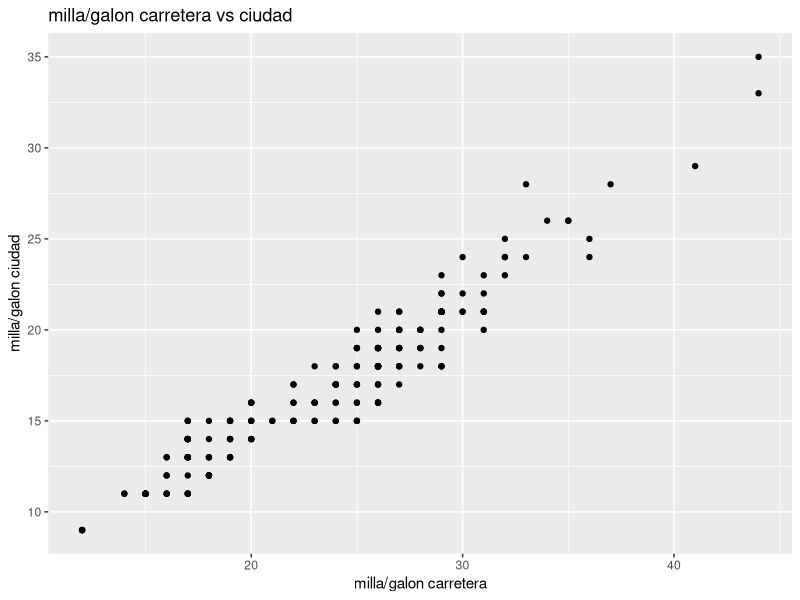
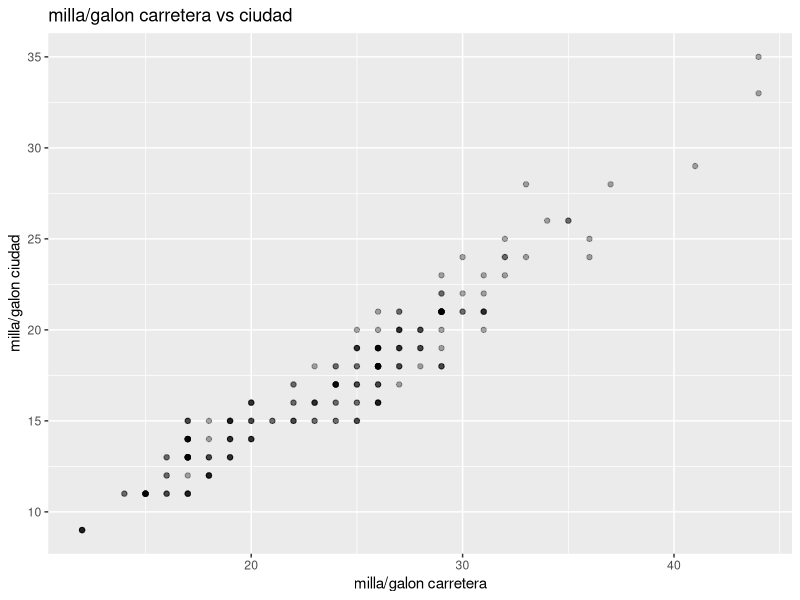
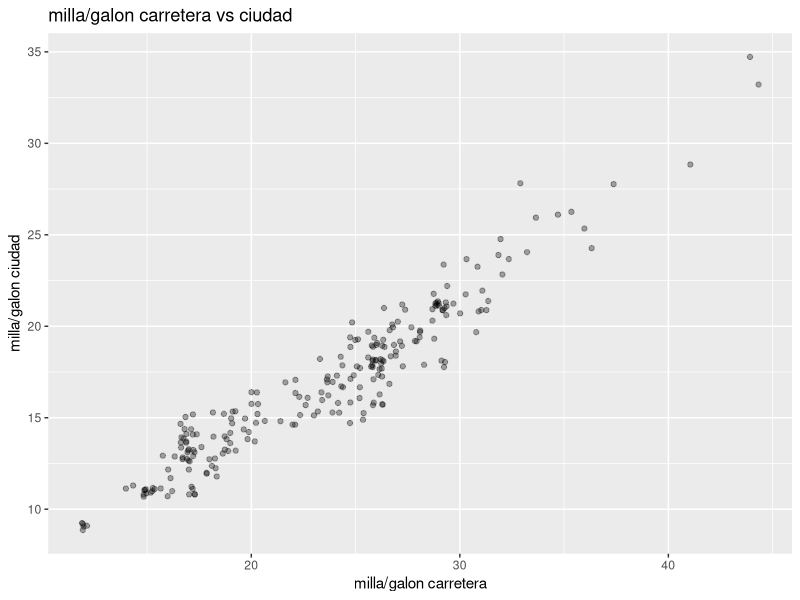
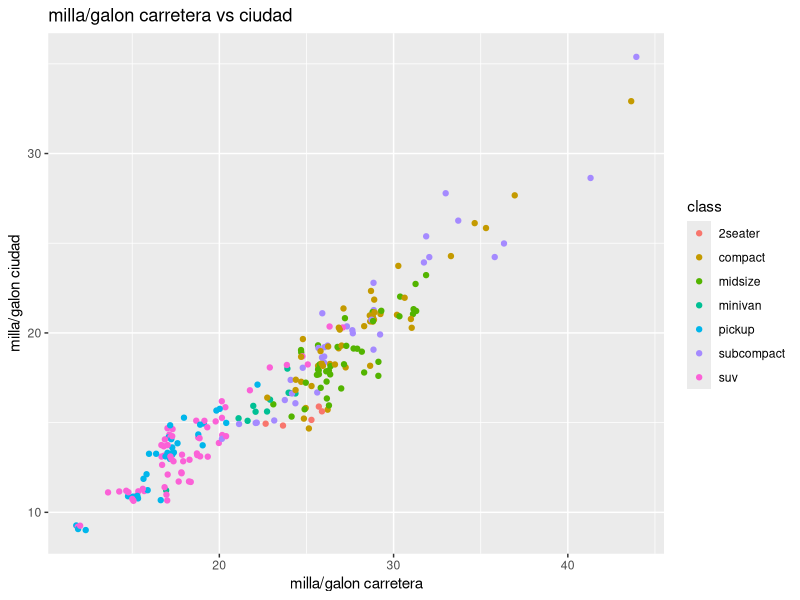
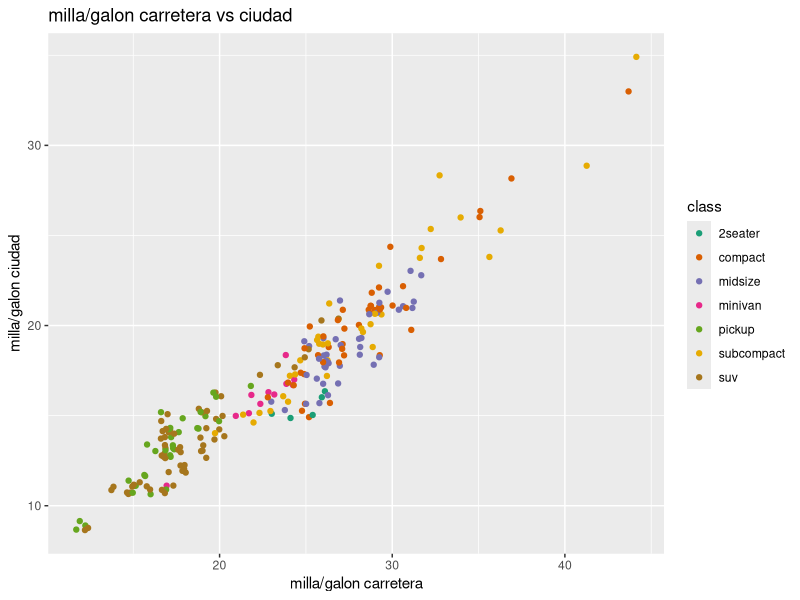
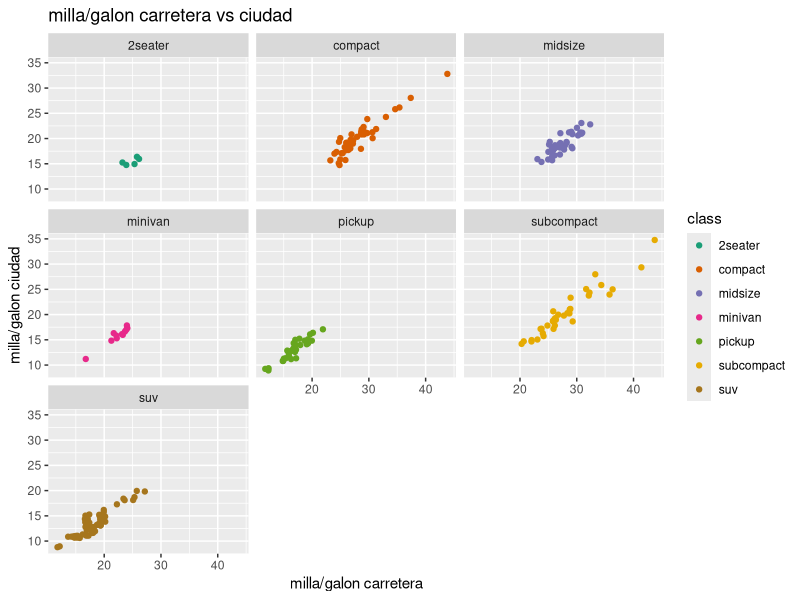

Write R code to recreate these figures, in order.
# victoria silveira , Thiago guevara
#Ejercicio 1
ggplot2::mpg
library(ggplot2)

ggplot(data=mpg,aes(x=hwy,y=cty))+  geom_point()+
  labs(x="milla/galon carretera",y="milla/galon ciudad",title="milla/galon carretera vs ciudad")

#Ejercicio 2

#1)
ggplot(data=mpg,aes(x=hwy,y=cty))+  geom_point(alpha=1/3)+
  labs(x="milla/galon carretera",y="milla/galon ciudad",title="milla/galon carretera vs ciudad")
#2)
ggplot(data=mpg,aes(x=hwy,y=cty))+  geom_jitter(alpha=1/3)+
  labs(x="milla/galon carretera",y="milla/galon ciudad",title="milla/galon carretera vs ciudad")
#3)Nos resulta mas apropiado usar el geom_jitter ya que nos muestras mayor cantidad de datos sobreploteados, porque de la otra manera los agrupa. 

#Ejercicio 3

#1)
ggplot(data=mpg,aes(x=hwy,y=cty,color=class))+  geom_jitter()+
  labs(x="milla/galon carretera",y="milla/galon ciudad",title="milla/galon carretera vs ciudad")
#2)
ggplot(data=mpg,aes(x=hwy,y=cty,color=class))+ geom_jitter()+
  labs(x="milla/galon carretera",y="milla/galon ciudad",title="milla/galon carretera vs ciudad")+scale_colour_brewer(palette="Dark2")
#3)
ggplot(data=mpg,aes(x=hwy,y=cty,color=class))+ geom_jitter()+
  labs(x="milla/galon carretera",y="milla/galon ciudad",title="milla/galon carretera vs ciudad")+scale_colour_brewer(palette="Dark2")+facet_wrap("class")

